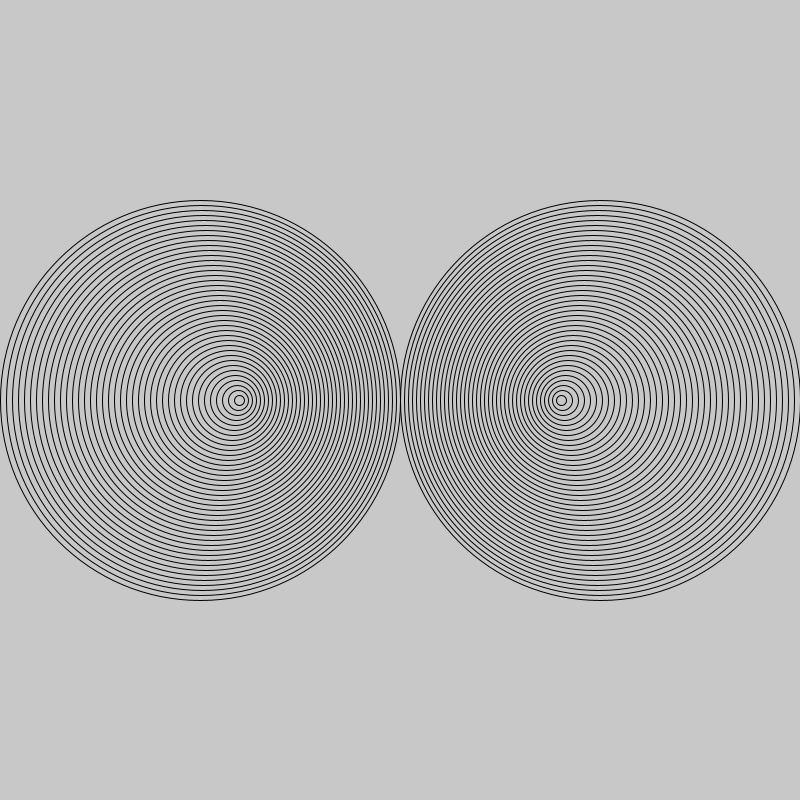
Frame 1 (no input)
Frame 60 (the mouse pressed at the canvas centre just before this capture): blank canvas, image omitted
Frame 120 (the mouse held since frame 60 and released just before this capture): blank canvas, image omitted

The Processing sketch that drew this single still picture (run headless with seeded random() and noise(); from frame 60 on, the mouse is pressed at the canvas centre):

// Processing sketch: amazing_rings
// ── amazing_rings.pde

void setup() {
  size(800,800);
  
}
int x = 200;
 int y = 400;
 int a= 600;
void draw() {
  background(200,200,200);
  for(int i=0; i<40;i++){
 noFill();
    ellipse(x,y,400-10*i,400-10*i);
      ellipse(a,y,400-10*i,400-10*i);
      x+=1;
      a-=1;
      delay(5);
      
  }
  
  }
  
  // Go to the recipe to run the demonstration before starting this program
  
  /*
  Use the code from your Bullseye program to draw the rings shown in this recipe.
  You can use the noFill() command to make your ellipses transparent.
  Make the rings move past each other.
  When the rings hit the side of the sketch, make them reverse their direction.
  */
